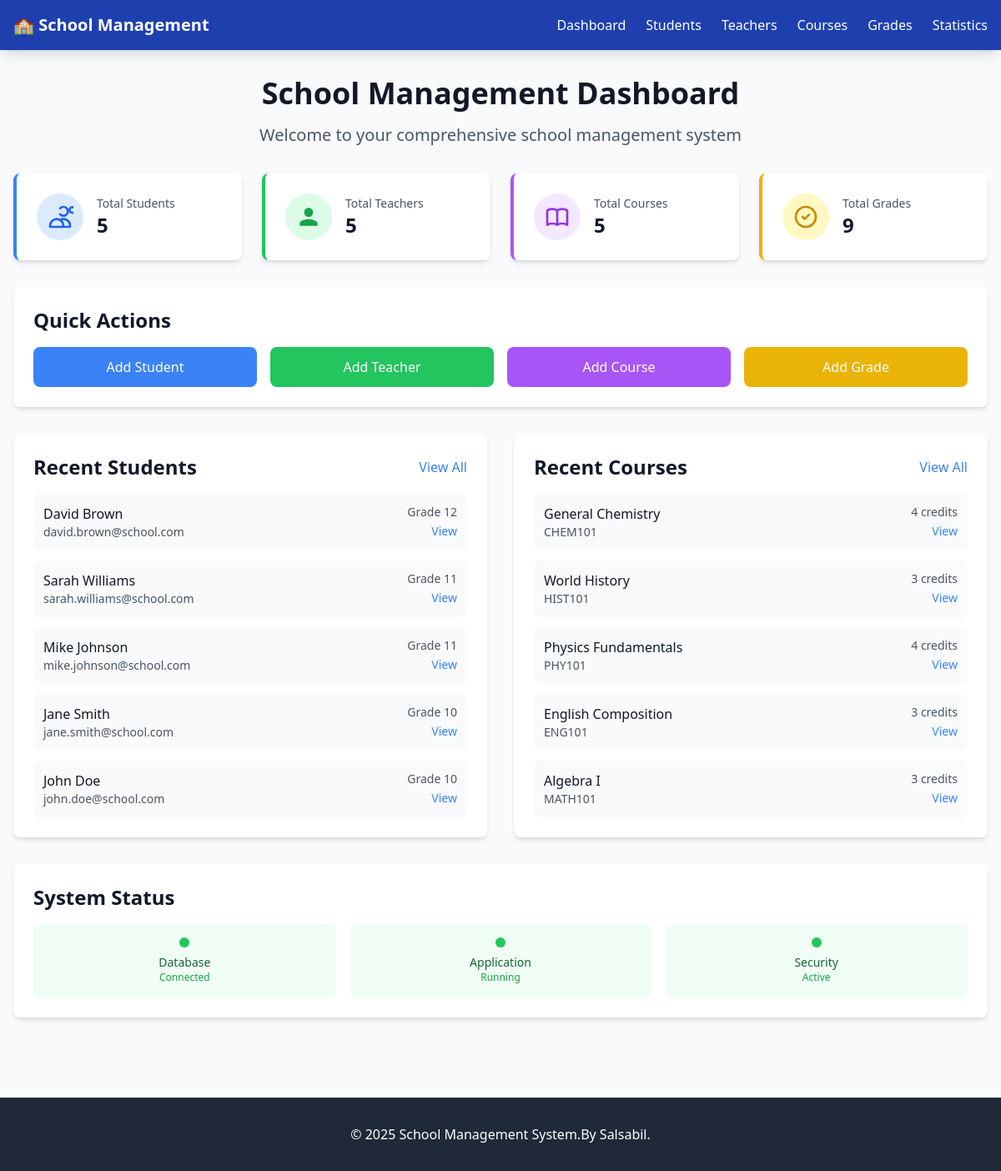
The page / on the database its author committed.
### models/your_model.py (models this page shows, shortened)
class Student(db.Model):
    __tablename__ = 'students'
    id = db.Column(db.Integer, primary_key=True)
    student_id = db.Column(db.String(10), unique=True, nullable=False)
    first_name = db.Column(db.String(50), nullable=False)
    last_name = db.Column(db.String(50), nullable=False)
    email = db.Column(db.String(100), unique=True, nullable=False)
    date_of_birth = db.Column(db.Date)
    grade_level = db.Column(db.Integer)
    enrollment_date = db.Column(db.Date, default=datetime.utcnow().date)
    status = db.Column(db.String(20), default='active')
    enrollments = db.relationship('Enrollment', backref='student', lazy=True, cascade='all, delete-orphan')
    grades = db.relationship('Grade', backref='student', lazy=True, cascade='all, delete-orphan')
    @property
    def full_name(self):
        return f"{self.first_name} {self.last_name}"

class Course(db.Model):
    __tablename__ = 'courses'
    id = db.Column(db.Integer, primary_key=True)
    course_code = db.Column(db.String(20), unique=True, nullable=False)
    course_name = db.Column(db.String(100), nullable=False)
    description = db.Column(db.Text)
    credits = db.Column(db.Integer, default=1)
    max_students = db.Column(db.Integer, default=30)
    teacher_id = db.Column(db.Integer, db.ForeignKey('teachers.id', ondelete='SET NULL'), nullable=True)
    enrollments = db.relationship('Enrollment', backref='course', lazy=True, cascade='all, delete-orphan')
    grades = db.relationship('Grade', backref='course', lazy=True, cascade='all, delete-orphan')

### index.py (the view)
@app.route('/')
def index():
    stats = {
        'total_students': Student.query.count(),
        'total_teachers': Teacher.query.count(),
        'total_courses': Course.query.count(),
        'total_grades': Grade.query.count()
    }
    recent_students = Student.query.order_by(Student.id.desc()).limit(5).all()
    recent_courses = Course.query.order_by(Course.id.desc()).limit(5).all()
    return render_template('index.html', stats=stats,
                         recent_students=recent_students,
                         recent_courses=recent_courses)

### templates/index.html (shortened to what this page needs)
{% extends "base.html" %}
{% block content %}
<div class="space-y-8">
    <div class="text-center">
        <h1 class="text-4xl font-bold text-gray-900 mb-4">School Management Dashboard</h1>
        <p class="text-xl text-gray-600">Welcome to your comprehensive school management system</p>
    </div>
    <div class="grid grid-cols-1 md:grid-cols-2 lg:grid-cols-4 gap-6">
        <div class="bg-white rounded-lg shadow-md p-6 border-l-4 border-blue-500">
            <div class="flex items-center">
                <div class="p-3 rounded-full bg-blue-100 text-blue-600">
                    <svg class="h-8 w-8" fill="none" stroke="currentColor" viewBox="0 0 24 24">
                        <path stroke-linecap="round" stroke-linejoin="round" stroke-width="2" d="M12 4.354a4 4 0 110 5.292M15 21H3v-1a6 6 0 0112 0v1zm0 0h6v-1a6 6 0 00-9-5.197m13.5-9a2.5 2.5 0 11-5 0 2.5 2.5 0 015 0z"></path>
                    </svg>
                </div>
                <div class="ml-4">
                    <p class="text-sm font-medium text-gray-600">Total Students</p>
                    <p class="text-2xl font-semibold text-gray-900">{{ stats.total_students }}</p>
                </div>
            </div>
        </div>
        <div class="bg-white rounded-lg shadow-md p-6 border-l-4 border-green-500">
            <div class="flex items-center">
                <div class="p-3 rounded-full bg-green-100 text-green-600">
                   <svg xmlns="http://www.w3.org/2000/svg" class="w-8 h-8" fill="currentColor" viewBox="0 0 24 24">
        <path d="M12 12c2.21 0 4-1.79 4-4s-1.79-4-4-4-4 1.79-4 4 1.79 4 4 4zm0 2c-2.67 0-8 1.34-8 4v2h16v-2c0-2.66-5.33-4-8-4z"/>
      </svg>
                </div>
                <div class="ml-4">
                    <p class="text-sm font-medium text-gray-600">Total Teachers</p>
                    <p class="text-2xl font-semibold text-gray-900">{{ stats.total_teachers }}</p>
                </div>
            </div>
        </div>
        <div class="bg-white rounded-lg shadow-md p-6 border-l-4 border-purple-500">
            <div class="flex items-center">
                <div class="p-3 rounded-full bg-purple-100 text-purple-600">
                </div>
                <div class="ml-4">
                    <p class="text-sm font-medium text-gray-600">Total Courses</p>
                    <p class="text-2xl font-semibold text-gray-900">{{ stats.total_courses }}</p>
                </div>
            </div>
        </div>
        <div class="bg-white rounded-lg shadow-md p-6 border-l-4 border-yellow-500">
            <div class="flex items-center">
                <div class="p-3 rounded-full bg-yellow-100 text-yellow-600">
                    <svg class="h-8 w-8" fill="none" stroke="currentColor" viewBox="0 0 24 24">
                        <path stroke-linecap="round" stroke-linejoin="round" stroke-width="2" d="M9 12l2 2 4-4m6 2a9 9 0 11-18 0 9 9 0 0118 0z"></path>
                    </svg>
                </div>
                <div class="ml-4">
                    <p class="text-sm font-medium text-gray-600">Total Grades</p>
                    <p class="text-2xl font-semibold text-gray-900">{{ stats.total_grades }}</p>
                </div>
            </div>
        </div>
    </div>
    <div class="bg-white rounded-lg shadow-md p-6">
        <h2 class="text-2xl font-bold text-gray-900 mb-4">Quick Actions</h2>
        <div class="grid grid-cols-1 md:grid-cols-2 lg:grid-cols-4 gap-4">
            <a href="{{ url_for('student_create') }}" class="bg-blue-500 hover:bg-blue-600 text-white font-medium py-3 px-4 rounded-lg text-center transition-colors">
                Add Student
            </a>
            <a href="{{ url_for('teacher_create') }}" class="bg-green-500 hover:bg-green-600 text-white font-medium py-3 px-4 rounded-lg text-center transition-colors">
                Add Teacher
            </a>
            <a href="{{ url_for('course_create') }}" class="bg-purple-500 hover:bg-purple-600 text-white font-medium py-3 px-4 rounded-lg text-center transition-colors">
                Add Course
            </a>
            <a href="{{ url_for('grade_create') }}" class="bg-yellow-500 hover:bg-yellow-600 text-white font-medium py-3 px-4 rounded-lg text-center transition-colors">
                Add Grade
            </a>
        </div>
    </div>
    <div class="grid grid-cols-1 lg:grid-cols-2 gap-8">
        <div class="bg-white rounded-lg shadow-md p-6">
            <div class="flex items-center justify-between mb-4">
                <h2 class="text-2xl font-bold text-gray-900">Recent Students</h2>
                <a href="{{ url_for('students_list') }}" class="text-blue-500 hover:text-blue-600 font-medium">View All</a>
            </div>
            <div class="space-y-3">
                {% for student in recent_students %}
                <div class="flex items-center justify-between p-3 bg-gray-50 rounded-lg">
                    <div>
                        <p class="font-medium text-gray-900">{{ student.full_name }}</p>
                        <p class="text-sm text-gray-600">{{ student.email }}</p>
                    </div>
                    <div class="text-right">
                        <p class="text-sm text-gray-600">Grade {{ student.grade_level }}</p>
                        <a href="{{ url_for('student_details', id=student.id) }}" class="text-blue-500 hover:text-blue-600 text-sm">View</a>
                    </div>
                </div>
                {% endfor %}
            </div>
        </div>
        <div class="bg-white rounded-lg shadow-md p-6">
            <div class="flex items-center justify-between mb-4">
                <h2 class="text-2xl font-bold text-gray-900">Recent Courses</h2>
                <a href="{{ url_for('courses_list') }}" class="text-blue-500 hover:text-blue-600 font-medium">View All</a>
            </div>
            <div class="space-y-3">
                {% for course in recent_courses %}
                <div class="flex items-center justify-between p-3 bg-gray-50 rounded-lg">
                    <div>
                        <p class="font-medium text-gray-900">{{ course.course_name }}</p>
                        <p class="text-sm text-gray-600">{{ course.course_code }}</p>
                    </div>
                    <div class="text-right">
                        <p class="text-sm text-gray-600">{{ course.credits }} credits</p>
                        <a href="{{ url_for('course_details', id=course.id) }}" class="text-blue-500 hover:text-blue-600 text-sm">View</a>
                    </div>
                </div>
                {% endfor %}
            </div>
        </div>
    </div>
    <div class="bg-white rounded-lg shadow-md p-6">
        <h2 class="text-2xl font-bold text-gray-900 mb-4">System Status</h2>
        <div class="grid grid-cols-1 md:grid-cols-3 gap-4">
            <div class="text-center p-4 bg-green-50 rounded-lg">
                <div class="w-3 h-3 bg-green-500 rounded-full mx-auto mb-2"></div>
                <p class="text-sm font-medium text-green-800">Database</p>
                <p class="text-xs text-green-600">Connected</p>
            </div>
            <div class="text-center p-4 bg-green-50 rounded-lg">
                <div class="w-3 h-3 bg-green-500 rounded-full mx-auto mb-2"></div>
                <p class="text-sm font-medium text-green-800">Application</p>
                <p class="text-xs text-green-600">Running</p>
            </div>
            <div class="text-center p-4 bg-green-50 rounded-lg">
                <div class="w-3 h-3 bg-green-500 rounded-full mx-auto mb-2"></div>
                <p class="text-sm font-medium text-green-800">Security</p>
                <p class="text-xs text-green-600">Active</p>
            </div>
        </div>
    </div>
</div>
{% endblock %}

### templates/base.html (shortened to what this page needs)
<!DOCTYPE html>
<html lang="en">
<head>
    <script src="https://cdn.tailwindcss.com"></script>
</head>
<body class="bg-gray-50 min-h-screen">
    <nav class="bg-primary text-white shadow-lg">
        <div class="max-w-7xl mx-auto px-4">
            <div class="flex justify-between items-center py-4">
                <div class="flex items-center space-x-4">
                    <a href="{{ url_for('index') }}" class="text-xl font-bold">🏫 School Management</a>
                </div>
                <div class="hidden md:flex items-center space-x-6">
                    <a href="{{ url_for('index') }}" class="hover:text-blue-200 transition-colors">Dashboard</a>
                    <a href="{{ url_for('students_list') }}" class="hover:text-blue-200 transition-colors">Students</a>
                    <a href="{{ url_for('teachers_list') }}" class="hover:text-blue-200 transition-colors">Teachers</a>
                    <a href="{{ url_for('courses_list') }}" class="hover:text-blue-200 transition-colors">Courses</a>
                    <a href="{{ url_for('grades_list') }}" class="hover:text-blue-200 transition-colors">Grades</a>
                    <a href="{{ url_for('stats') }}" class="hover:text-blue-200 transition-colors">Statistics</a>
                </div>
            </div>
        </div>
    </nav>
    <main class="max-w-7xl mx-auto px-4 py-8">
        {% block content %}{% endblock %}
    </main>
    <footer class="bg-gray-800 text-white py-8 mt-16">
        <div class="max-w-7xl mx-auto px-4 text-center">
            <p>&copy; 2025 School Management System.By Salsabil.</p>
        </div>
    </footer>
</body>
</html>

### rows shown on the page
Student: full_name "David Brown", email "david.brown@school.com", grade_level "12"
Student: full_name "Sarah Williams", email "sarah.williams@school.com", grade_level "11"
Student: full_name "Mike Johnson", email "mike.johnson@school.com", grade_level "11"
Student: full_name "Jane Smith", email "jane.smith@school.com", grade_level "10"
Student: full_name "John Doe", email "john.doe@school.com", grade_level "10"
Course: course_name "General Chemistry", course_code "CHEM101", credits "4"
Course: course_name "World History", course_code "HIST101", credits "3"
Course: course_name "Physics Fundamentals", course_code "PHY101", credits "4"
Course: course_name "English Composition", course_code "ENG101", credits "3"
Course: course_name "Algebra I", course_code "MATH101", credits "3"

### other values the page prints
{{ stats.total_students }} "5"
{{ stats.total_teachers }} "5"
{{ stats.total_courses }} "5"
{{ stats.total_grades }} "9"
